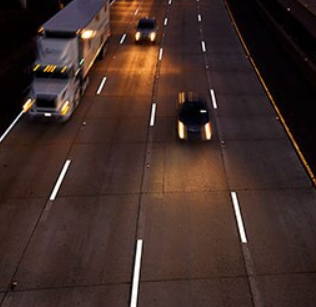
#> input picture road.png, 316 x 307 px
$ jupyter execute 'EX7 (1).ipynb'
#> lines starting #> are read from the running program, lines starting #| are printed output that depends on the picture; after the words box and inside, x2 and y2 are one past the last pixel; in counts of white or black regions, pixels touching at a corner belong together
##  Exp -7 Record-HOUGH TRANSFORM
### Name : Niranjani.C
### Registraton Number : 212223220069

[cell 1]
import cv2
import numpy as np
import matplotlib.pyplot as plt

[cell 2]
# Step 2: Load the image using imread() from cv2 module
image = cv2.imread('road.png')  # Replace 'image.jpg' with your image path
#> image is the input picture: shape (307, 316, 3); mean B, G, R 39.7, 45.1, 65.5

[cell 3]
# Step 3: Convert the image to grayscale
gray_image = cv2.cvtColor(image, cv2.COLOR_BGR2GRAY)
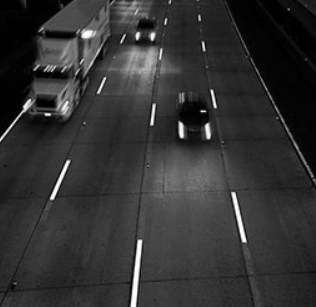
#> gray_image: shape (307, 316); min 0, max 255, mean 50.6

[cell 4]
# Input image and grayscale image
plt.imshow(cv2.cvtColor(image, cv2.COLOR_BGR2RGB))  # Convert image to RGB for displaying
plt.title("Input Image")
plt.axis('off')

[cell 5]
plt.imshow(gray_image, cmap='gray')
plt.title("Grayscale Image")
plt.axis('off')

[cell 6]
# Step 4: Using Canny operator from cv2, detect the edges of the image
edges = cv2.Canny(gray_image, 50, 150)  # Canny edge detection with threshold values 50 and 150
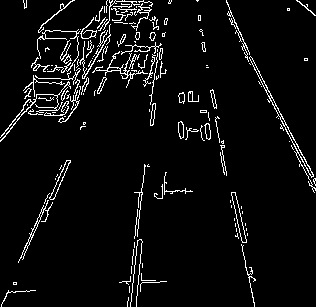
#> edges: shape (307, 316); 5.1% white in thin lines or dots

[cell 7]
# Canny Edge Detector output
plt.imshow(edges, cmap='gray')
plt.title("Canny Edge Detector")
plt.axis('off')

[cell 8]
# Step 5: Using the HoughLinesP(), detect line coordinates for every point in the image
# The parameters of HoughLinesP are: image, resolution, threshold, minLineLength, maxLineGap
lines = cv2.HoughLinesP(edges, 1, np.pi / 180, 100, minLineLength=50, maxLineGap=10)
#> lines = [[130, 306, 144, 165], [262, 79, 315, 180], [227, 13, 309, 174], [22, 259, 66, 160]]

[cell 9]
# Step 6: Using a for loop, draw the lines on the original image using the detected coordinates
# The lines variable contains the endpoints of the detected lines
for line in lines:
    x1, y1, x2, y2 = line[0]  # Unpacking the line coordinates
    cv2.line(image, (x1, y1), (x2, y2), (0, 255, 0), 2)  # Draw green lines with thickness of 2
#> this loop made 4 passes
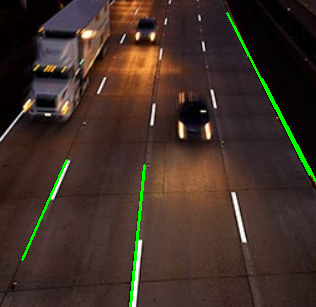
#> image: shape (307, 316, 3); 1.42% of pixels changed, all inside (x1, y1, x2, y2) = (21, 12, 316, 307)

[cell 10]
# Display the result of Hough Transform (Image with lines)
plt.imshow(cv2.cvtColor(image, cv2.COLOR_BGR2RGB))  # Image with lines drawn
plt.title("Result of Hough Transform")
plt.axis('off')
